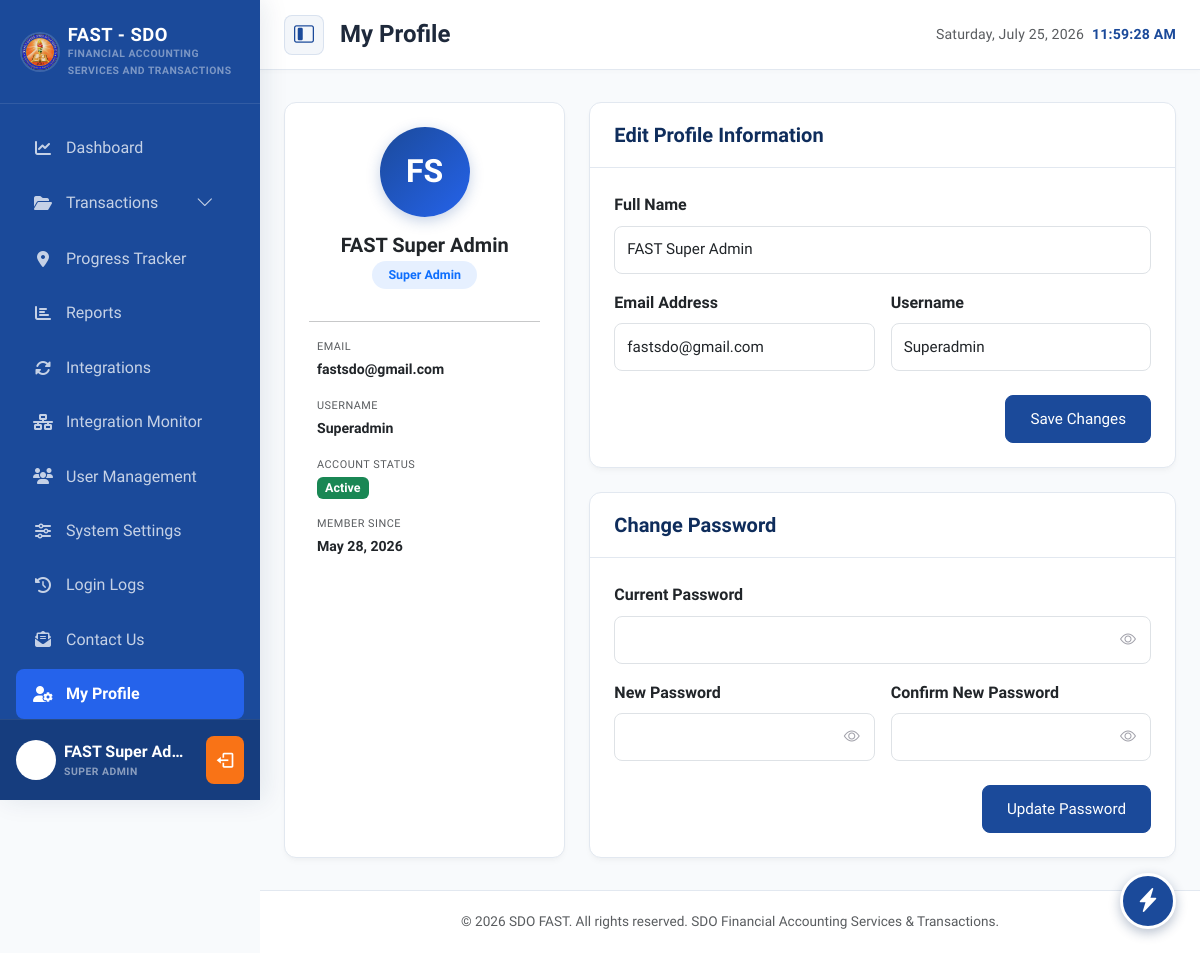
Screenshot of /views/profile.php (signed in) with the database file from the repository.
### tables this page shows
CREATE TABLE `users` (
  `id` int(11) NOT NULL,
  `uuid` varchar(36) NOT NULL,
  `full_name` varchar(255) NOT NULL,
  `email` varchar(255) NOT NULL,
  `office` varchar(100) DEFAULT NULL,
  `unit_section` varchar(100) DEFAULT NULL,
  `employee_no` varchar(100) DEFAULT NULL,
  `position` varchar(100) DEFAULT NULL,
  `username` varchar(100) NOT NULL,
  `position_id` int(11) DEFAULT NULL,
  `password` varchar(255) NOT NULL,
  `remember_token` varchar(255) DEFAULT NULL,
  `status` varchar(20) NOT NULL DEFAULT 'active',
  `created_at` timestamp NOT NULL DEFAULT current_timestamp()
);

CREATE TABLE `roles` (
  `id` int(11) NOT NULL,
  `role_name` varchar(50) NOT NULL
);

### views/profile.php (the view, shortened to what this page needs)
<?php
require_once __DIR__ . '/../includes/header.php';
require_once __DIR__ . '/../includes/navbar.php';
require_once __DIR__ . '/../includes/sidebar.php';
require_once __DIR__ . '/../config/database.php';
$userId = $_SESSION['user_id'];
$userRole = $_SESSION['user_role'] ?? 'N/A';
$userData = null;
if ($fastPDO !== null) {
    try {
        $stmt = $fastPDO->prepare("
            SELECT u.id, u.uuid, u.full_name, u.email, u.username, u.status, u.created_at,
                   r.role_name
            FROM users u
            LEFT JOIN user_roles ur ON u.id = ur.user_id
            LEFT JOIN roles r ON ur.role_id = r.id
            WHERE u.id = :id
            LIMIT 1
        ");
        $stmt->execute(['id' => $userId]);
        $userData = $stmt->fetch();
    } catch (PDOException $e) {
        error_log("Profile fetch error: " . $e->getMessage());
    }
}
$fullName = $userData['full_name'] ?? ($_SESSION['user_name'] ?? 'User');
$email = $userData['email'] ?? '';
$username = $userData['username'] ?? '';
$roleName = $userData['role_name'] ?? $userRole;
$accountStatus = $userData['status'] ?? 'active';
$memberSince = isset($userData['created_at']) ? date('F d, Y', strtotime($userData['created_at'])) : 'N/A';
$nameParts = explode(' ', $fullName);
$initials = '';
foreach (array_slice($nameParts, 0, 2) as $part) {
    $initials .= strtoupper(substr($part, 0, 1));
}
$initials = $initials ?: 'U';
?>
<div class="row g-4">
    <div class="col-12 col-lg-4">
        <div class="card mb-0 h-100">
            <div class="card-body text-center pt-4 pb-4">
                <div class="rounded-circle d-flex align-items-center justify-content-center mx-auto mb-3"
                     style="width: 90px; height: 90px; background: linear-gradient(135deg, var(--color-primary), var(--color-primary-light)); font-size: 2rem; font-weight: 700; color: #ffffff; box-shadow: 0 4px 14px rgba(27, 74, 154, 0.25);">
                    <?php echo htmlspecialchars($initials); ?>
                </div>
                <h5 class="fw-bold mb-1"><?php echo htmlspecialchars($fullName); ?></h5>
                <span class="badge bg-primary bg-opacity-10 text-primary fw-semibold px-3 py-2 mb-3" style="font-size: 0.78rem; border-radius: 20px;">
                    <?php echo htmlspecialchars($roleName); ?>
                </span>
                <hr class="my-3">
                <div class="text-start px-2">
                    <div class="mb-3">
                        <small class="text-muted d-block" style="font-size: 0.68rem; text-transform: uppercase; letter-spacing: 0.5px;">Email</small>
                        <span class="fw-semibold" style="font-size: 0.88rem;"><?php echo htmlspecialchars($email); ?></span>
                    </div>
                    <div class="mb-3">
                        <small class="text-muted d-block" style="font-size: 0.68rem; text-transform: uppercase; letter-spacing: 0.5px;">Username</small>
                        <span class="fw-semibold" style="font-size: 0.88rem;"><?php echo htmlspecialchars($username); ?></span>
                    </div>
                    <div class="mb-3">
                        <small class="text-muted d-block" style="font-size: 0.68rem; text-transform: uppercase; letter-spacing: 0.5px;">Account Status</small>
                        <div>
                            <span class="badge <?php echo $accountStatus === 'active' ? 'bg-success' : 'bg-secondary'; ?>" style="font-size: 0.78rem;">
                                <?php echo ucfirst($accountStatus); ?>
                            </span>
                        </div>
                    </div>
                    <div>
                        <small class="text-muted d-block" style="font-size: 0.68rem; text-transform: uppercase; letter-spacing: 0.5px;">Member Since</small>
                        <span class="fw-semibold" style="font-size: 0.88rem;"><?php echo $memberSince; ?></span>
                    </div>
                </div>
            </div>
        </div>
    </div>
    <div class="col-12 col-lg-8">
        <div class="card mb-4">
            <div class="card-header">
                <h5 class="mb-0 fw-bold">Edit Profile Information</h5>
            </div>
            <div class="card-body">
                <form id="profileForm">
                    <div class="row g-3">
                        <div class="col-12">
                            <label for="profileFullName" class="form-label fw-semibold">Full Name</label>
                            <input type="text" class="form-control" id="profileFullName" name="full_name" value="<?php echo htmlspecialchars($fullName); ?>" required>
                        </div>
                        <div class="col-12 col-md-6">
                            <label for="profileEmail" class="form-label fw-semibold">Email Address</label>
                            <input type="email" class="form-control" id="profileEmail" name="email" value="<?php echo htmlspecialchars($email); ?>" required>
                        </div>
                        <div class="col-12 col-md-6">
                            <label for="profileUsername" class="form-label fw-semibold">Username</label>
                            <input type="text" class="form-control" id="profileUsername" name="username" value="<?php echo htmlspecialchars($username); ?>" required>
                        </div>
                    </div>
                    <div class="mt-4 d-flex justify-content-end">
                        <button type="submit" class="btn btn-primary px-4">Save Changes</button>
                    </div>
                </form>
            </div>
        </div>
        <div class="card mb-0">
            <div class="card-header">
                <h5 class="mb-0 fw-bold">Change Password</h5>
            </div>
            <div class="card-body">
                <form id="passwordForm">
                    <div class="row g-3">
                        <div class="col-12">
                            <label for="currentPassword" class="form-label fw-semibold">Current Password</label>
                            <div class="position-relative">
                                <input type="password" class="form-control" id="currentPassword" name="current_password" required autocomplete="current-password" style="padding-right: 40px;">
                                <i class="bi bi-eye position-absolute toggle-password" data-target="currentPassword" style="right: 15px; top: 50%; transform: translateY(-50%); cursor: pointer; color: #a1a1aa;"></i>
                            </div>
                        </div>
                        <div class="col-12 col-md-6">
                            <label for="newPassword" class="form-label fw-semibold">New Password</label>
                            <div class="position-relative">
                                <input type="password" class="form-control" id="newPassword" name="new_password" required minlength="6" autocomplete="new-password" style="padding-right: 40px;">
                                <i class="bi bi-eye position-absolute toggle-password" data-target="newPassword" style="right: 15px; top: 50%; transform: translateY(-50%); cursor: pointer; color: #a1a1aa;"></i>
                            </div>
                        </div>
                        <div class="col-12 col-md-6">
                            <label for="confirmPassword" class="form-label fw-semibold">Confirm New Password</label>
                            <div class="position-relative">
                                <input type="password" class="form-control" id="confirmPassword" name="confirm_password" required minlength="6" autocomplete="new-password" style="padding-right: 40px;">
                                <i class="bi bi-eye position-absolute toggle-password" data-target="confirmPassword" style="right: 15px; top: 50%; transform: translateY(-50%); cursor: pointer; color: #a1a1aa;"></i>
                            </div>
                        </div>
                    </div>
                    <div class="mt-4 d-flex justify-content-end">
                        <button type="submit" class="btn btn-primary px-4">Update Password</button>
                    </div>
                </form>
            </div>
        </div>
    </div>
</div>
<?php
require_once __DIR__ . '/../includes/footer.php';
?>

### assets/css/style.css (style rules this page uses)
:root { --color-primary: #1b4a9a; --color-primary-light: #2563eb; --color-primary-dark: #0f2d5c; --color-accent: #d4af37; --page-bg: #f8fafc; --card-bg: #ffffff; --text-main: #1e293b; --text-muted: #64748b; --sidebar-width: 260px; --sidebar-collapsed-width: 70px; --transition-speed: 0.3s; }
body { font-family: 'Plus Jakarta Sans', sans-serif; line-height: 1.6; background-color: var(--page-bg); color: var(--text-main); overflow-x: hidden; }
.btn, .form-control, .form-select { min-height: 48px; display: inline-flex; align-items: center; border-radius: 8px; font-weight: 500; font-size: 0.95rem; transition: all var(--transition-speed) ease; }
.btn-primary { background-color: var(--color-primary); border-color: var(--color-primary); color: #ffffff; }
.card { background: var(--card-bg); border: 1px solid #e2e8f0; border-radius: 12px; box-shadow: 0 4px 6px -1px rgba(0, 0, 0, 0.03), 0 2px 4px -1px rgba(0, 0, 0, 0.02); margin-bottom: 1.5rem; transition: transform var(--transition-speed) ease, box-shadow var(--transition-speed) ease; }
.card-header { background-color: transparent; border-bottom: 1px solid #e2e8f0; padding: 1.25rem 1.5rem; font-weight: 600; color: var(--color-primary-dark); }
.card-body { padding: 1.5rem; }

### rows the page displays
users: full_name "FAST Super Admin", roles.role_name "Super Admin", email "fastsdo@gmail.com", username "Superadmin", status "Active", created_at "May 28, 2026"

### other values shown
$pageHeader "My Profile"
$fullName "FAST Super Ad…"
$position ?: $role "SUPER ADMIN"
$initials "FS"
